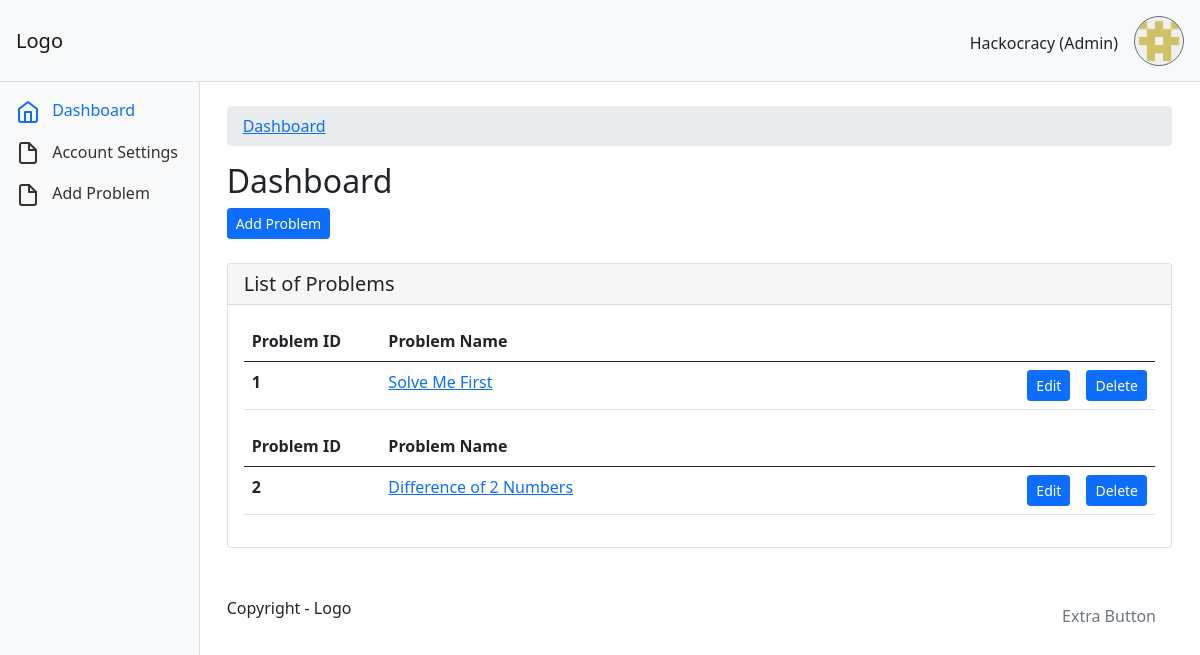
The app's page /admin/index.php (signed in) with its own data.
### tables this page shows
CREATE TABLE `problems` (
  `pid` int(11) NOT NULL,
  `problem_title` varchar(100) NOT NULL,
  `problem_statement` varchar(2000) NOT NULL,
  `testcase_input1` varchar(500) NOT NULL,
  `testcase_output1` varchar(500) NOT NULL,
  `testcase_input2` varchar(500) NOT NULL,
  `testcase_output2` varchar(500) NOT NULL
);

### admin/index.php (the view, shortened to what this page needs)
<?php
require_once("../backend/dbconn.php");
?>
<!DOCTYPE html>
<html lang="en">
<head>
  <link rel="stylesheet" href="../css/bootstrap.min.css">
  <link rel="stylesheet" href="../css/chartist.min.css">
  <link rel="stylesheet" href="../css/main.css">
</head>
<body>
  <?php
  require_once("./navbar.php");
  ?>
  <div class="container-fluid">
    <div class="row">
      <nav id="sidebar" class="col-md-3 col-lg-2 d-md-block bg-light sidebar collapse">
        <div class="position-sticky">
          <ul class="nav flex-column">
            <li class="nav-item">
              <a class="nav-link active" aria-current="page" href="index.php">
                <span class="ml-2">Dashboard</span>
              </a>
            </li>
            <li class="nav-item">
              <a class="nav-link" href="account.php">
                <span class="ml-2">Account Settings</span>
              </a>
            </li>
            <li class="nav-item">
              <a class="nav-link" href="add_problem.php">
                <span class="ml-2">Add Problem</span>
              </a>
            </li>
          </ul>
        </div>
      </nav>
      <main class="col-md-9 ml-sm-auto col-lg-10 px-md-4 py-4">
        <nav aria-label="breadcrumb">
          <ol class="breadcrumb">
            <li class="breadcrumb-item active"><a href="index.php">Dashboard</a></li>
          </ol>
        </nav>
        <h1 class="h2">Dashboard</h1>
        <a href="add_problem.php" class="btn btn-sm btn-primary">Add Problem</a>
        <br><br>
        <div class="row">
          <div class="col-12 col-xl-12 mb-4 mb-lg-0">
            <div class="card">
              <h5 class="card-header">List of Problems</h5>
              <div class="card-body">
                <?php
                $sql2 = "SELECT `pid`, `problem_title`, `problem_statement`, `testcase_input1`, `testcase_output1`, `testcase_input2`, `testcase_output2` FROM `problems` WHERE 1;";
                $res2 = $conn->prepare($sql2);
                $res2->execute();
                $ans2 = $res2->fetchAll(PDO::FETCH_ASSOC);
                foreach ($ans2 as $prob) :
                ?>
                  <div class="table-responsive">
                    <table class="table">
                      <thead>
                        <tr>
                          <th scope="col">Problem ID</th>
                          <th scope="col">Problem Name</th>
                          <th scope="col"></th>
                          <th scope="col"></th>
                        </tr>
                      </thead>
                      <tbody>
                        <tr>
                          <th width="15%" scope="row"><?php echo $prob["pid"] ?></th>
                          <td><a href="#"><?php echo $prob["problem_title"] ?></a></td>
                          <td width="5%"><a href="edit_problem.php?pid=<?php echo $prob["pid"] ?>" class="btn btn-sm btn-primary">Edit</a></td>
                          <td width="5%"><a href="delete_problem.php?pid=<?php echo $prob["pid"] ?>" onclick="return confirm('Do you really wish to delete the question?')" class="btn btn-sm btn-primary">Delete</a></td>
                        </tr>
                      </tbody>
                    </table>
                  </div>
                <?php
                endforeach;
                ?>
              </div>
            </div>
          </div>
        </div>
        <footer class="pt-5 d-flex justify-content-between">
          <span>Copyright - Logo</span>
          <ul class="nav m-0">
            <li class="nav-item">
              <a class="nav-link text-secondary" aria-current="page" href="#">Extra Button</a>
            </li>
          </ul>
        </footer>
      </main>
    </div>
  </div>
</body>
</html>

### admin/navbar.php (shortened to what this page needs)
<nav class="navbar navbar-light bg-light p-3">
    <div class="d-flex col-12 col-md-3 col-lg-2 mb-2 mb-lg-0 flex-wrap flex-md-nowrap justify-content-between">
        <a class="navbar-brand" href="#">
            Logo
        </a>
    </div>
    <div class="col-12 col-md-5 col-lg-6 d-flex align-items-center justify-content-md-end mt-3 mt-md-0">
        <div class="mr-3 mt-1">
            <?php echo $_SESSION["username"]; ?> (Admin)
        </div>
        <div class="dropdown">
            <button class="btn btn-secondary" type="button" id="dropdownMenuButton" data-toggle="dropdown" aria-expanded="false">
            </button>
            </div>
    </div>
</nav>

### css/main.css (style rules this page uses)
.sidebar { position: fixed; top: 0; bottom: 0; left: 0; z-index: 100; padding: 90px 0 0; box-shadow: inset -1px 0 0 rgba(0, 0, 0, .1); z-index: 99; }
.navbar { box-shadow: inset 0 -1px 0 rgba(0, 0, 0, .1); }
@media (min-width: 767.98px) { .navbar { top: 0; position: sticky; z-index: 999; } }
.sidebar .nav-link { color: #333; }
.sidebar .nav-link.active { color: #0d6efd; }
#dropdownMenuButton { border-radius: 100%; background-image: url('../img/img.png'); background-size: cover; background-repeat: no-repeat; width: 50px; height: 50px; }

### records on screen
problems: pid "1", problem_title "Solve Me First"
problems: pid "2", problem_title "Difference of 2 Numbers"

### other values on screen
$_SESSION["username"] "Hackocracy"
